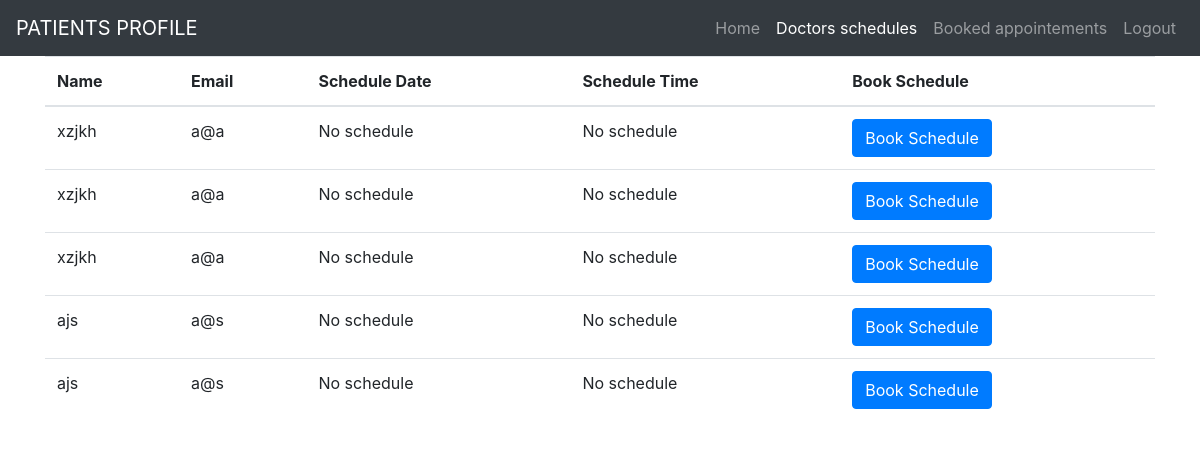
The app's page /p_schedule.php with its own data.
### tables this page shows
CREATE TABLE IF NOT EXISTS `doctor` (
  `d_id` int NOT NULL AUTO_INCREMENT,
  `d_name` text NOT NULL,
  `d_email` text NOT NULL,
  `d_password` text NOT NULL,
  PRIMARY KEY (`d_id`)
);

### p_schedule.php (the view, shortened to what this page needs)
<!DOCTYPE html>
<html>
<head>
  <link rel="stylesheet" href="https://maxcdn.bootstrapcdn.com/bootstrap/4.5.2/css/bootstrap.min.css">
</head>
<body>
<nav class="navbar navbar-expand-lg navbar-dark bg-dark">
        <a class="navbar-brand" href="#">PATIENTS PROFILE</a>
        <div class="collapse navbar-collapse" id="navbarSupportedContent">
        <ul class="navbar-nav ml-auto">
            <li class="nav-item">
            <a class="nav-link" href="p_home.php">Home </a>
            </li>
            <li class="nav-item">
                <a class="nav-link active" href="p_schedule.php">Doctors schedules</a>
            </li>
            <li class="nav-item">
            <a class="nav-link" href="p_booked.php">Booked appointements</a>
            </li>
            <li class="nav-item">
            <a class="nav-link" href="index.php">Logout</a>
            </li>
        </ul>
        </div>
    </nav>
</body>
<?php
$conn = mysqli_connect('localhost', 'root', '', 'a2');
$query = "SELECT doctor.*, schedule.s_date, schedule.s_time FROM doctor LEFT JOIN schedule ON doctor.d_id = schedule.d_id ORDER BY doctor.d_id";
$result = mysqli_query($conn, $query);
?>
<div class="container">
  <table class="table">
    <thead>
      <tr>
        <th>Name</th>
        <th>Email</th>
        <th>Schedule Date</th>
        <th>Schedule Time</th>
        <th>Book Schedule</th>
      </tr>
    </thead>
    <tbody>
      <?php if (mysqli_num_rows($result) > 0) {
        while ($row = mysqli_fetch_assoc($result)) {
          ?>
          <tr>
            <td><?php echo $row['d_name']; ?></td>
            <td><?php echo $row['d_email']; ?></td>
            <td><?php echo $row['s_date'] ?? "No schedule"; ?></td>
            <td><?php echo $row['s_time'] ?? "No schedule"; ?></td>
            <td>
    <button class="btn btn-primary">Book Schedule</button>
</td>
          </tr>
        <?php }
      } else { ?>
        <tr>
          <td colspan="4">No doctors found.</td>
        </tr>
      <?php } ?>
    </tbody>
  </table>
</div>

### records on screen
doctor: d_name "xzjkh", d_email "a@a", s_date "No schedule", s_time "No schedule"
doctor: d_name "xzjkh", d_email "a@a", s_date "No schedule", s_time "No schedule"
doctor: d_name "xzjkh", d_email "a@a", s_date "No schedule", s_time "No schedule"
doctor: d_name "ajs", d_email "a@s", s_date "No schedule", s_time "No schedule"
doctor: d_name "ajs", d_email "a@s", s_date "No schedule", s_time "No schedule"
